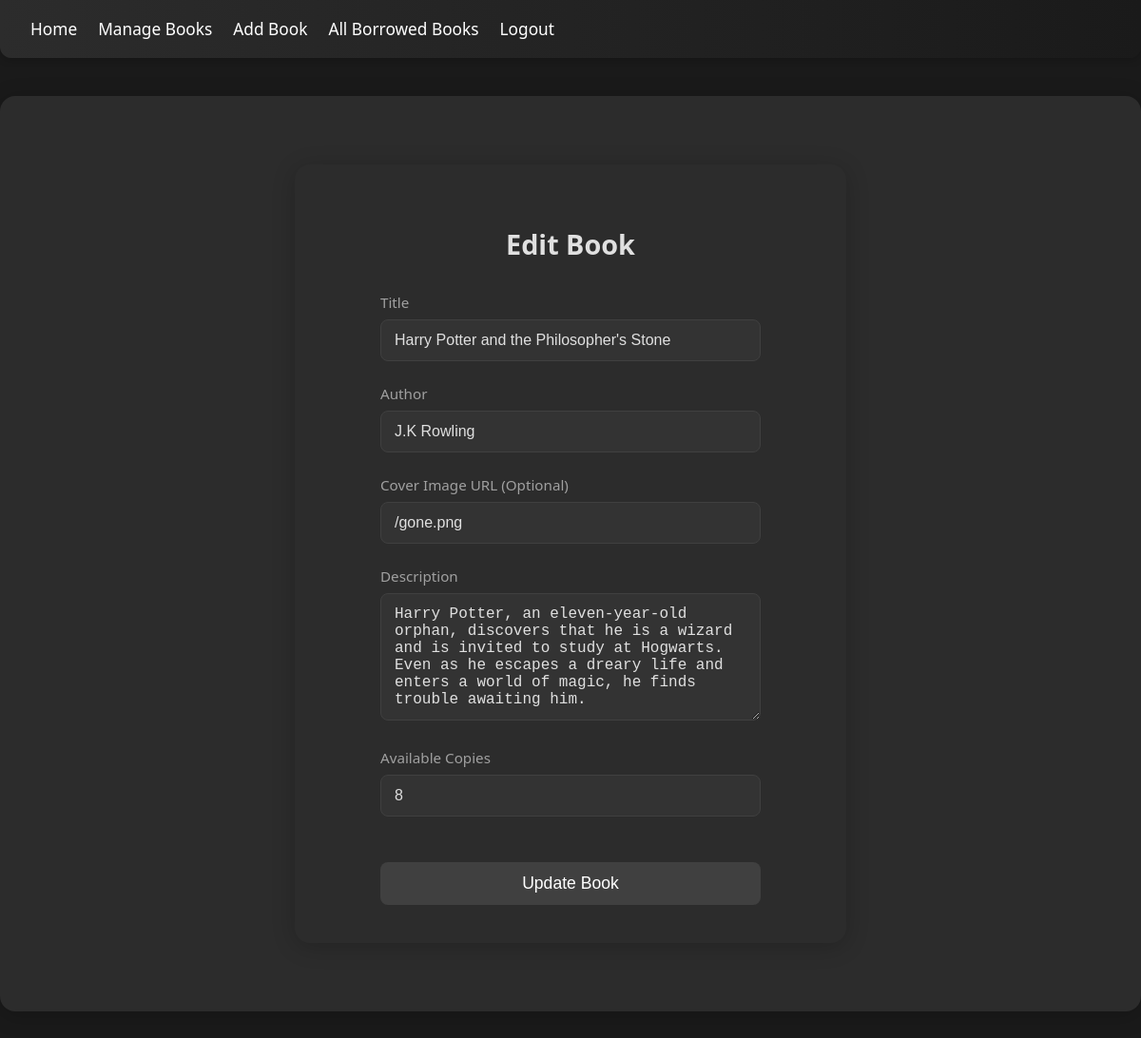
Page /edit-book/1/ (signed in) on the committed database.
### library/models.py (models this page shows, shortened)
class Book(models.Model):
    title = models.CharField(max_length=200)
    author = models.CharField(max_length=200)
    description = models.TextField()
    image_url = models.URLField(max_length=200, blank=True, null=True)
    available_copies = models.IntegerField(default=1)
    created_at = models.DateTimeField(auto_now_add=True)
    updated_at = models.DateTimeField(auto_now=True)

### library/views.py (the view, shortened to what this page needs)
# urls.py: path('edit-book/<int:book_id>/', views.edit_book, name='edit_book'),
@user_passes_test(is_admin)
def edit_book(request, book_id):
    book = Book.objects.get(id=book_id)
    return render(request, 'library/edit_book.html', {'book': book})

### library/views.py (called while the page is built)
def is_admin(user):
    return user.is_superuser

### library/templates/library/edit_book.html (shortened to what this page needs)
{% extends 'library/base.html' %}
{% block content %}
<div class="form-container">
    <div class="form-box">
        <h2>Edit Book</h2>
        <form method="post">
            <div class="form-group">
                <label for="title">Title</label>
                <input type="text" name="title" id="title" value="{{ book.title }}" required>
            </div>
            <div class="form-group">
                <label for="author">Author</label>
                <input type="text" name="author" id="author" value="{{ book.author }}" required>
            </div>
             <div class="form-group">
                <label for="image_url">Cover Image URL (Optional)</label>
                <input type="url" name="image_url" id="image_url" value="{{ book.image_url|default:'' }}">
            </div>
            <div class="form-group">
                <label for="description">Description</label>
                <textarea name="description" id="description" required rows="6">{{ book.description }}</textarea>
            </div>
            <div class="form-group">
                <label for="available_copies">Available Copies</label>
                <input type="number" name="available_copies" id="available_copies" value="{{ book.available_copies }}" min="0" required>
            </div>
            <button type="submit" class="btn add-book-btn">Update Book</button>
        </form>
    </div>
</div>
{% endblock %}

### library/templates/library/base.html (shortened to what this page needs)
<!DOCTYPE html>
<html lang="en">
<head>
</head>
<body>
    <nav>
        <a href="{% url 'home' %}">Home</a>
        {% if user.is_authenticated %}
            {% if user.is_superuser %}
                <a href="{% url 'book_list' %}">Manage Books</a>
                <a href="{% url 'add_book' %}">Add Book</a>
                <a href="{% url 'borrowed_books' %}">All Borrowed Books</a>
            {% else %}
                <a href="{% url 'book_list' %}">Books</a>
                <a href="{% url 'borrowed_books' %}">My Borrowed Books</a>
            {% endif %}
            <button onclick="logout()" class="nav-btn">Logout</button>
        {% else %}
            <a href="{% url 'login' %}">Login</a>
            <a href="{% url 'register' %}">Register</a>
        {% endif %}
    </nav>
    <div class="container">
        {% block content %}{% endblock %}
    </div>
</body>
</html>

### library/templates/library/base.html (style rules this page uses)
body { font-family: 'Segoe UI', 'Roboto', Arial, sans-serif; margin: 0; padding: 0; background: #1a1a1a; color: #e0e0e0; }
nav { background: linear-gradient(90deg, #2c2c2c 0%, #1a1a1a 100%); color: white; padding: 1.2rem 2rem; box-shadow: 0 2px 8px rgba(0, 0, 0, 0.2); display: flex; align-items: center; justify-content: flex-start; border-bottom-left-radius: 12px; border-bottom-right-radius: 12px; }
nav a { color: white; margin-right: 22px; text-decoration: none; font-weight: 500; font-size: 1.08rem; transition: color 0.2s; }
.nav-btn { background: none; border: none; color: white; margin-right: 22px; font-weight: 500; font-size: 1.08rem; cursor: pointer; padding: 0; transition: color 0.2s; font-family: inherit; }
.container { padding: 2.5rem 2rem; max-width: 1200px; margin: 2.5rem auto; background: #2c2c2c; border-radius: 16px; box-shadow: 0 4px 24px rgba(0, 0, 0, 0.2); }
.btn { display: inline-block; padding: 10px 20px; background: #404040; color: white; text-decoration: none; border-radius: 6px; border: none; cursor: pointer; font-size: 1rem; transition: background 0.2s; }
form { max-width: 400px; margin: 0 auto; }
form label { display: block; margin-bottom: 0.5rem; color: #a0a0a0; }
form input { width: 100%; padding: 12px 14px; border: 1px solid #404040; border-radius: 8px; font-size: 1rem; background: #333333; color: #e0e0e0; transition: border 0.2s, box-shadow 0.2s; }

### library/templates/library/edit_book.html (style rules this page uses)
.form-container { display: flex; justify-content: center; align-items: flex-start; padding: 2rem; min-height: calc(100vh - 160px); }
.form-box { background: #2c2c2c; padding: 2.5rem; border-radius: 16px; box-shadow: 0 4px 24px rgba(0, 0, 0, 0.2); width: 100%; max-width: 500px; }
.form-box h2 { text-align: center; margin-bottom: 2rem; color: #e0e0e0; font-size: 1.8rem; }
.form-group { margin-bottom: 1.5rem; }
.form-group label { display: block; margin-bottom: 0.5rem; color: #a0a0a0; font-size: 0.95rem; font-weight: 500; }
.form-group input[type="text"], .form-group input[type="url"], .form-group input[type="number"], .form-group textarea { width: 100%; padding: 12px 14px; border: 1px solid #404040; border-radius: 8px; font-size: 1rem; background: #333333; color: #e0e0e0; transition: border 0.2s, box-shadow 0.2s; box-sizing: border-box; }
.form-group textarea { resize: vertical; min-height: 120px; }
.add-book-btn { width: 100%; padding: 12px; font-size: 1.1rem; margin-top: 1.5rem; background: #404040; color: white; border: none; border-radius: 8px; cursor: pointer; transition: background 0.2s ease; }

### rows in the picture
Book: title "Harry Potter and the Philosopher's Stone", author "J.K Rowling", image_url "/gone.png", description "Harry Potter, an eleven-year-old orphan, discovers that he is a wizard and is invited to study at Hogwarts. Even as he escapes a dreary life and enters a world of magic, he finds trouble awaiting him.", available_copies "8"
